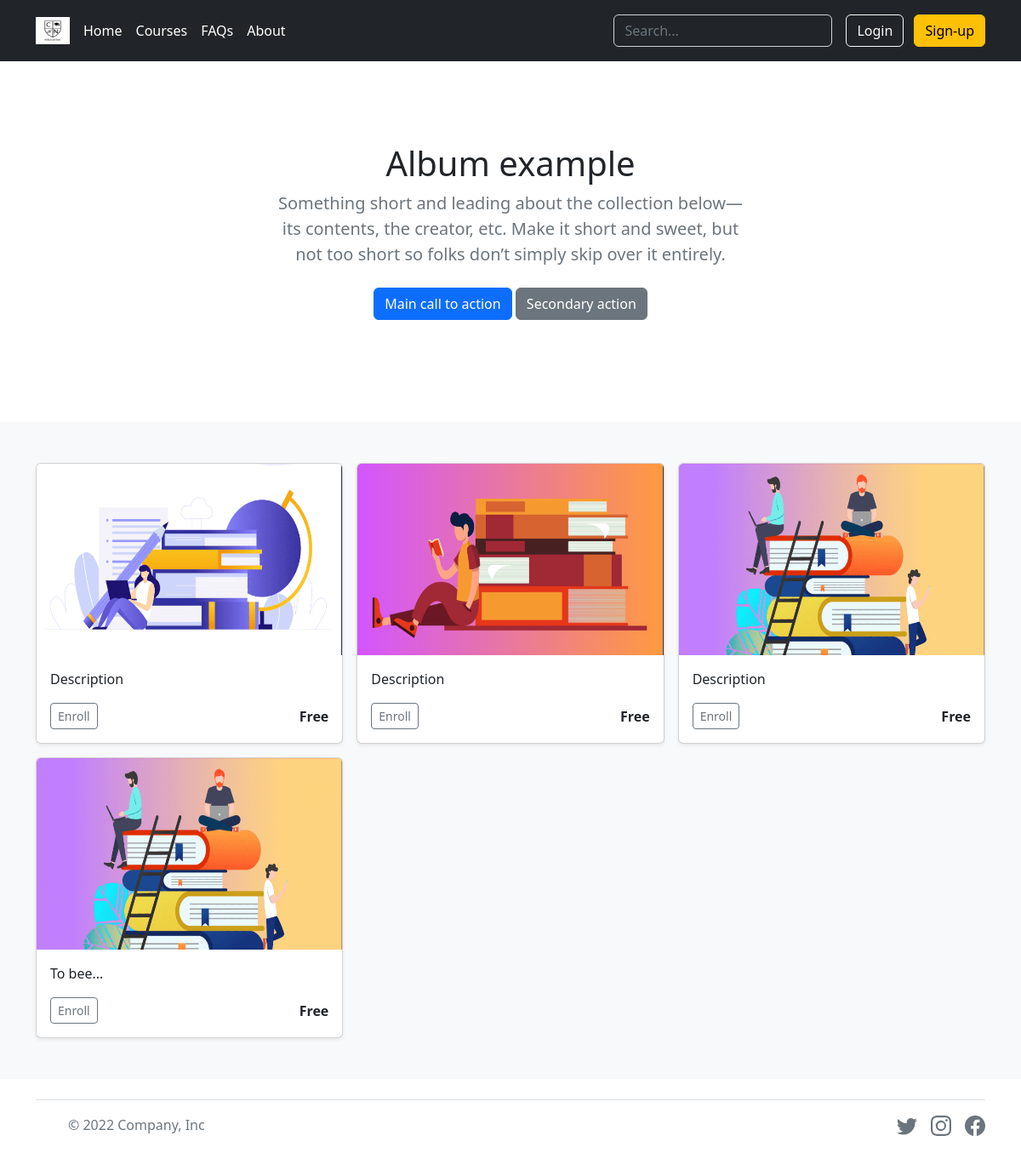
The app's page /courses, older data.
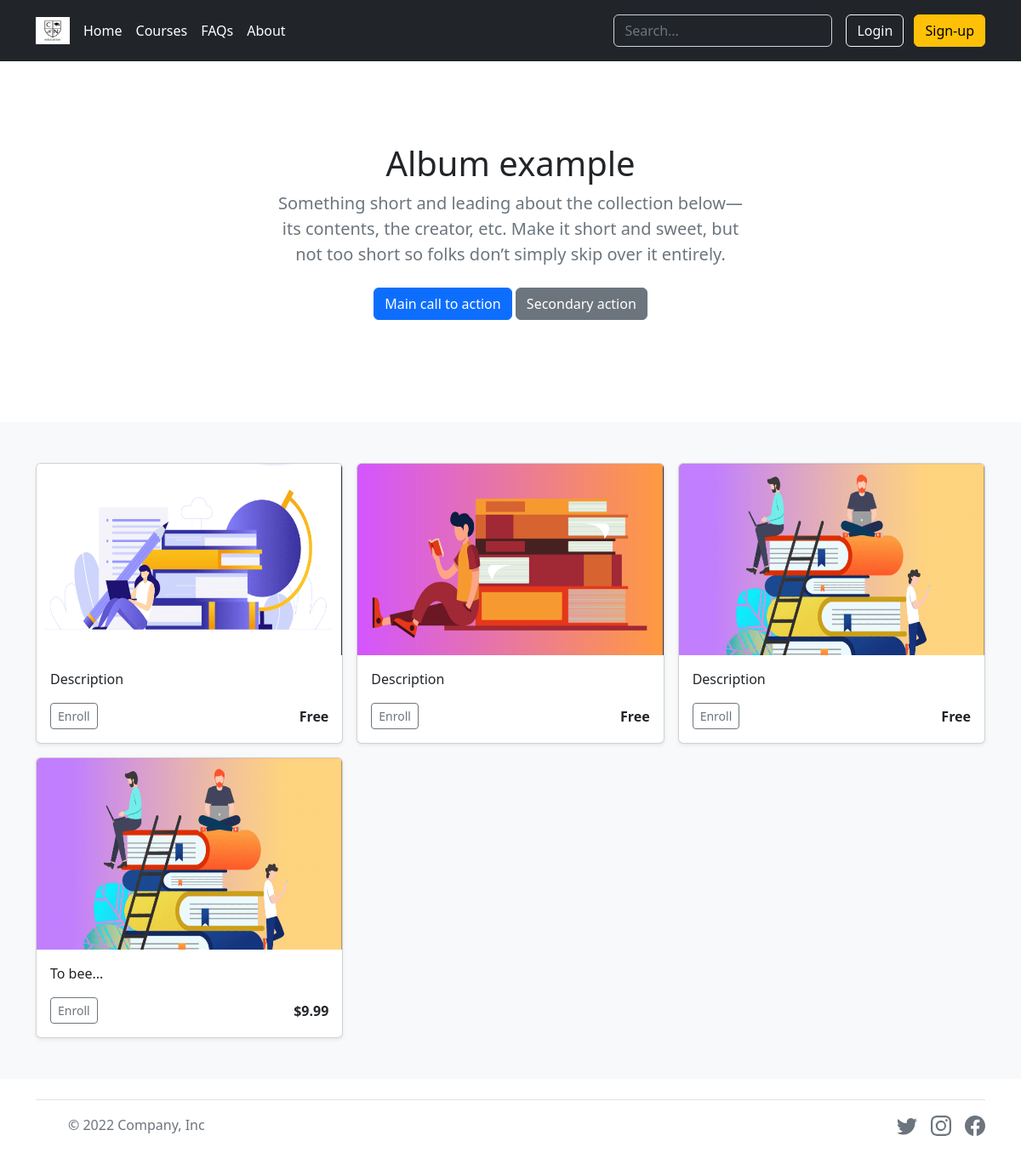
The same page, newer data.
### tables this page shows
CREATE TABLE courses (id INTEGER PRIMARY KEY AUTOINCREMENT NOT NULL, price TEXT NOT NULL, text TEXT NOT NULL, name TEXT NOT NULL);

### app.py (the view)
@app.route("/courses")
def courses():
    courses = db.execute("SELECT * FROM courses")
    return render_template("courses.html", ids = courses)

### app.py (called while the page is built)
@app.after_request
def after_request(response):
    response.headers["Cache-Control"] = "no-cache, no-store, must-revalidate"
    response.headers["Expires"] = 0
    response.headers["Pragma"] = "no-cache"
    return response

### templates/courses.html (shortened to what this page needs)
{% extends "layout.html" %}
{% block main %}
<section class="py-5 text-center container">
    <div class="row py-lg-5">
      <div class="col-lg-6 col-md-8 mx-auto">
        <h1 class="fw-light">Album example</h1>
        <p class="lead text-muted">Something short and leading about the collection below—its contents, the creator, etc. Make it short and sweet, but not too short so folks don’t simply skip over it entirely.</p>
        <p>
          <a href="#" class="btn btn-primary my-2">Main call to action</a>
          <a href="#" class="btn btn-secondary my-2">Secondary action</a>
        </p>
      </div>
    </div>
  </section>
  <div class="album py-5 bg-light">
    <div class="container">
      <div class="row row-cols-1 row-cols-sm-2 row-cols-md-3 g-3">
        {% for id in ids %}
        <form action="/course" method="post">
        <div class="col">
          <div class="card shadow-sm">
            <img src="../static/courses/{{ id.id }}.png" class="bd-placeholder-img card-img-top" width="100%" height="225" alt="...">
            <div class="card-body">
              <p class="card-text">{{ id.text }}</p>
              <div class="d-flex justify-content-between align-items-center">
                <div class="btn-group">
                  <button class="btn btn-sm btn-outline-secondary" id="id" name="id" value="{{ id.id }}">Enroll</a>
                </div>
                <small class="fs-6 fw-semibold">{{ id.price }}</small>
              </div>
            </div>
          </div>
        </div>
      </form>
        {% endfor %}
      </div>
    </div>
  </div>
{% endblock %}

Row changes from the older to the newer data that the page shows:
changed courses "To bee...": price "Free" → "$9.99"
